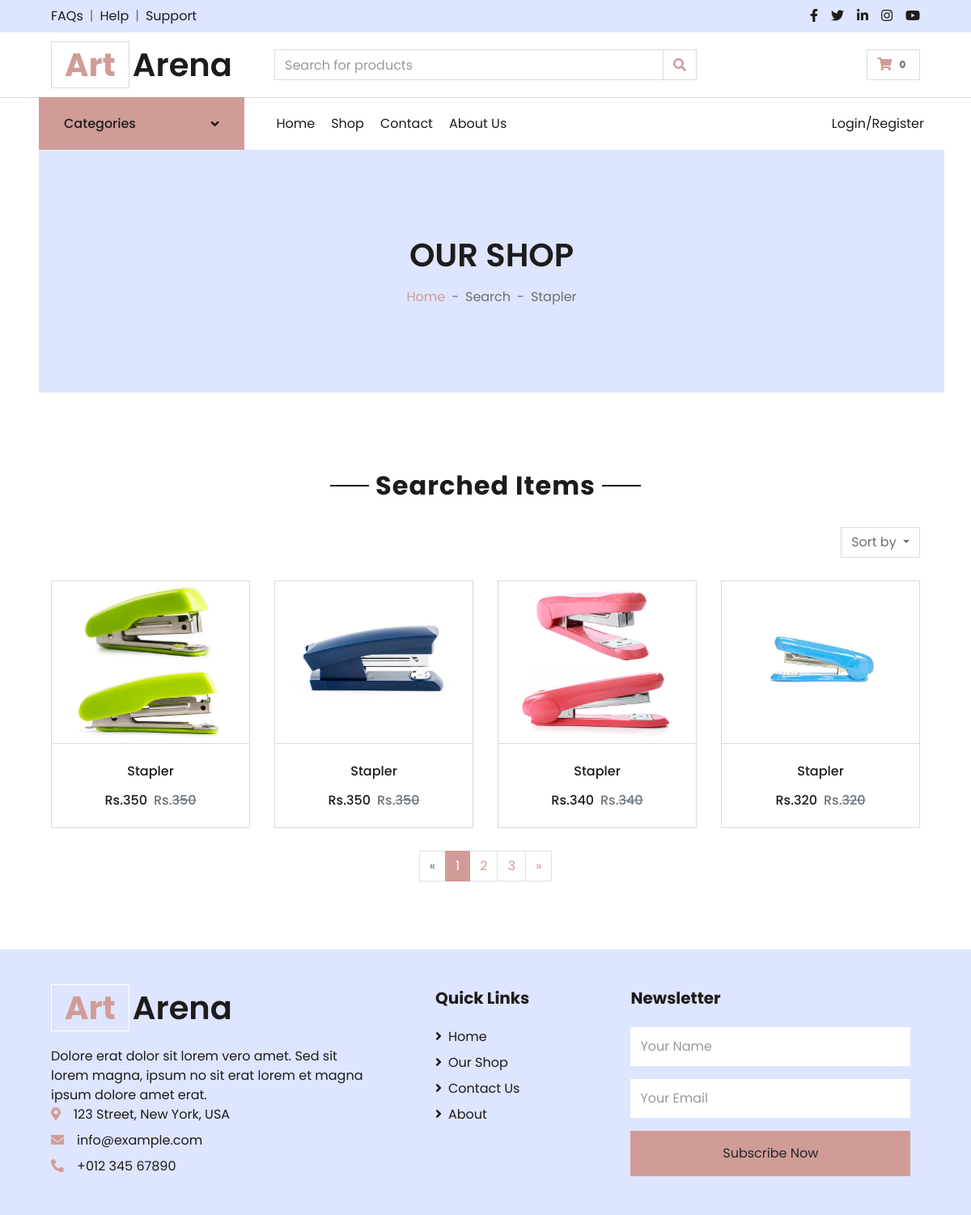
Page /search.php?str=Stapler on the committed database.
### tables this page shows
CREATE TABLE `product` (
  `Id` int(11) NOT NULL,
  `Category_Id` int(11) NOT NULL,
  `Image` varchar(255) NOT NULL,
  `Name` varchar(255) NOT NULL,
  `Price` float NOT NULL,
  `Qty` int(11) NOT NULL,
  `Description` varchar(5000) NOT NULL,
  `Short_Description` varchar(2000) NOT NULL,
  `Status` tinyint(4) NOT NULL
);

### functions.php (called while the page is built, shortened)
<?php
function get_product($con,$limit='',$cat_id='',$product_id='',$search_str=''){
    $sql = "select product.*,categories.Categories from product,categories where product.Status=1";
    $sql.= " and product.Category_Id=categories.Id ";
    if($search_str!=""){
        $sql.= " and (product.Name like '%$search_str%' or product.Description like '%$search_str%' or categories.Categories like '%$search_str%')";
    }
    $sql.= " order by product.Id desc ";
    $res=mysqli_query($con,$sql);
    $data=array();
    while($row=mysqli_fetch_assoc($res)){
        $data[]=$row;
    }
    return $data;
}
?>

### search.php (the view, shortened to what this page needs)
<?php
include "top.php";
$msg = 'Data Not Found';
$str = mysqli_real_escape_string($con,$_GET['str']);
if($str!=''){
    $get_product = get_product($con,'','','',$str);
}
else{
    echo "<script>window.location.href='index.php'</script>";
}
?>
<div class="container-fluid bg-secondary mb-5">
                <div class="d-flex flex-column align-items-center justify-content-center" style="min-height: 300px">
                    <h1 class="font-weight-semi-bold text-uppercase mb-3">Our Shop</h1>
                    <div class="d-inline-flex">
                        <p class="m-0"><a href="">Home</a></p>
                        <p class="m-0 px-2">-</p>
                        <p class="m-0">Search</p>
                        <p class="m-0 px-2">-</p>
                        <p class="m-0"><?= $str ?></p>
                    </div>
                </div>
            </div>
        </div>
    <div class="container-fluid pt-5">
        <div class="text-center mb-4">
            <h2 class="section-title px-5"><span class="px-2">Searched Items</span></h2>
        </div>
        <div class="row px-xl-5">
        <?php
        if(count($get_product)>0){
        ?>
            <div class="col-lg-12 col-md-12">
                <div class="row pb-3">
                    <div class="col-12 pb-1">
                        <div class="d-flex align-items-center justify-content-between mb-4">
                            <div class="dropdown ml-4">
                                <button class="btn border dropdown-toggle" type="button" id="triggerId" data-toggle="dropdown" aria-haspopup="true"
                                        aria-expanded="false">
                                            Sort by
                                        </button>
                            </div>
                        </div>
                    </div>
                    <?php
                    $get_product=get_product($con,'','','',$str);
                    foreach($get_product as $list){
                    ?>
                    <div class="col-lg-3 col-md-6 col-sm-12 pb-1">
                        <div class="card product-item border-0 mb-4">
                            <div class="card-header product-img position-relative overflow-hidden bg-transparent border p-0" style="text-align:center;">
                            <a href="product.php?id=<?= $list['Id']?>"><img src="./image/<?= $list['Image'] ?>" height="200" width="200" alt=""></a>
                            </div>
                            <div class="card-body border-left border-right border-bottom text-center p-0 pt-4 pb-3">
                                <h6 class="text-truncate mb-3"><?= $list['Name']?></h6>
                                <div class="d-flex justify-content-center">
                                    <h6>Rs.<?= $list['Price']?></h6>
                                    <h6 class="text-muted ml-2">Rs.<del><?= $list['Price']?></del></h6>
                                </div>
                            </div>
                        </div>
                    </div>
                    <?php
                    }
                    ?>
                    <div class="col-12 pb-1">
                        <nav aria-label="Page navigation">
                          <ul class="pagination justify-content-center mb-3">
                            <li class="page-item disabled">
                              <a class="page-link" href="#" aria-label="Previous">
                                <span aria-hidden="true">&laquo;</span>
                              </a>
                            </li>
                            <li class="page-item active"><a class="page-link" href="#">1</a></li>
                            <li class="page-item"><a class="page-link" href="#">2</a></li>
                            <li class="page-item"><a class="page-link" href="#">3</a></li>
                            <li class="page-item">
                              <a class="page-link" href="#" aria-label="Next">
                                <span aria-hidden="true">&raquo;</span>
                              </a>
                            </li>
                          </ul>
                        </nav>
                    </div>
                </div>
            </div>
            <?php
            }
            else{
            ?>
                <div class="col-12" style="text-align:center; font-size:25px;color:red;">
                     <?= $msg ?>
                  </div>
            <?php
            }
            ?>
        </div>
    </div>
<?php
include "footer.php";
?>

### rows in the picture
product: Image (picture), Name "Stapler", Price "350"
product: Image (picture), Name "Stapler", Price "350"
product: Image (picture), Name "Stapler", Price "340"
product: Image (picture), Name "Stapler", Price "320"

### other values in the picture
$totalProduct "0"
$str "Stapler"
